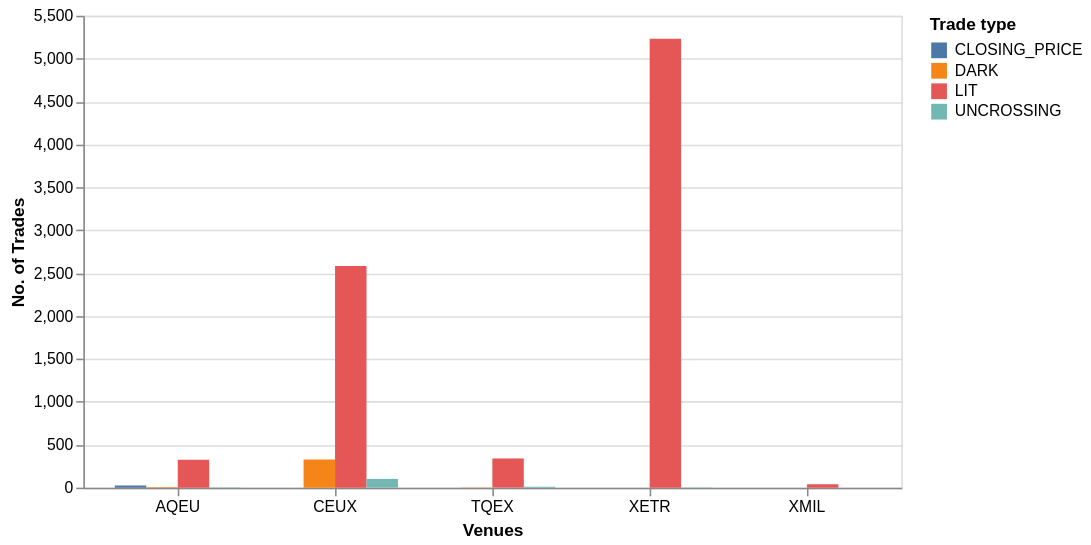

The notebook cell saved with this chart:
### Markdown cell above
# 3.2

### Code cell
# This also includes the orders that are not found in the LOB
alt.Chart(trades_eu.collect()).mark_bar().encode(
    x = alt.X('venue:N', axis=alt.Axis(labelAngle=0), title="Venues"),
    xOffset = 'trade_type:N',
    y=alt.Y('count():Q', title="No. of Trades"),
    color=alt.Color('trade_type:N', title="Trade type"),
)

### Figure 1 — Vega specification as saved in the notebook (floating-point values rounded to 4 significant figures)
{"$schema": "https://vega.github.io/schema/vega/v6.json", "data": [{"name": "source_0", "values": [{"__count": 3, "trade_type": "UNCROSSING", "venue": "XETR"}, {"__count": 5233, "trade_type": "LIT", "venue": "XETR"}, {"__count": 2582, "trade_type": "LIT", "venue": "CEUX"}, {"__count": 4, "trade_type": "UNCROSSING", "venue": "AQEU"}, {"__count": 324, "trade_type": "LIT", "venue": "AQEU"}, {"__count": 38, "trade_type": "LIT", "venue": "XMIL"}, {"__count": 340, "trade_type": "LIT", "venue": "TQEX"}, {"__count": 102, "trade_type": "UNCROSSING", "venue": "CEUX"}, {"__count": 327, "trade_type": "DARK", "venue": "CEUX"}, {"__count": 7, "trade_type": "DARK", "venue": "AQEU"}, {"__count": 2, "trade_type": "DARK", "venue": "TQEX"}, {"__count": 11, "trade_type": "UNCROSSING", "venue": "TQEX"}, {"__count": 24, "trade_type": "CLOSING_PRICE", "venue": "AQEU"}]}, {"name": "source_0_x_domain_venue", "values": [{"venue": "XETR"}, {"venue": "CEUX"}, {"venue": "AQEU"}, {"venue": "XMIL"}, {"venue": "TQEX"}]}, {"name": "source_0_y_domain___count", "values": [{"min": 2, "max": 5233}]}, {"name": "source_0_xOffset_domain_trade_type", "values": [{"trade_type": "UNCROSSING"}, {"trade_type": "LIT"}, {"trade_type": "DARK"}, {"trade_type": "CLOSING_PRICE"}]}, {"name": "source_0_color_domain_trade_type", "values": [{"trade_type": "UNCROSSING"}, {"trade_type": "LIT"}, {"trade_type": "DARK"}, {"trade_type": "CLOSING_PRICE"}]}], "signals": [{"name": "x_step", "update": "20 * bandspace(domain('xOffset').length, 0, 0) / (1-0.2)"}, {"name": "width", "update": "bandspace(domain('x').length, 0.2, 0.2) * x_step"}], "marks": [{"type": "rect", "name": "marks", "from": {"data": "source_0"}, "encode": {"update": {"fill": {"field": "trade_type", "scale": "color"}, "y": {"field": "__count", "scale": "y"}, "y2": {"value": 0, "scale": "y"}, "width": {"signal": "max(0.25, bandwidth('xOffset'))"}, "x": {"field": "venue", "scale": "x", "offset": {"field": "trade_type", "scale": "xOffset"}}}}, "style": ["bar"]}], "scales": [{"name": "x", "type": "band", "domain": {"data": "source_0_x_domain_venue", "field": "venue", "sort": true}, "range": {"step": {"signal": "x_step"}}, "paddingOuter": 0.2, "paddingInner": 0.2}, {"name": "y", "type": "linear", "domain": [{"signal": "(data(\"source_0_y_domain___count\")[0] || {}).min"}, {"signal": "(data(\"source_0_y_domain___count\")[0] || {}).max"}], "range": [{"signal": "height"}, 0], "zero": true, "nice": true}, {"name": "xOffset", "type": "band", "domain": {"data": "source_0_xOffset_domain_trade_type", "field": "trade_type", "sort": true}, "range": {"step": 20}}, {"name": "color", "type": "ordinal", "domain": {"data": "source_0_color_domain_trade_type", "field": "trade_type", "sort": true}, "range": "category"}], "axes": [{"scale": "y", "aria": false, "ticks": false, "tickCount": {"signal": "ceil(height/40)"}, "zindex": 0, "minExtent": 0, "domain": false, "labels": false, "maxExtent": 0, "orient": "left", "grid": true, "gridScale": "x"}, {"scale": "x", "labelBaseline": "top", "zindex": 0, "grid": false, "title": "Venues", "orient": "bottom", "labelAngle": 0}, {"scale": "y", "labelOverlap": true, "tickCount": {"signal": "ceil(height/40)"}, "title": "No. of Trades", "orient": "left", "zindex": 0, "grid": false}], "padding": 5, "legends": [{"title": "Trade type", "fill": "color", "symbolType": "square"}], "background": "white", "height": 300, "style": "cell"}
